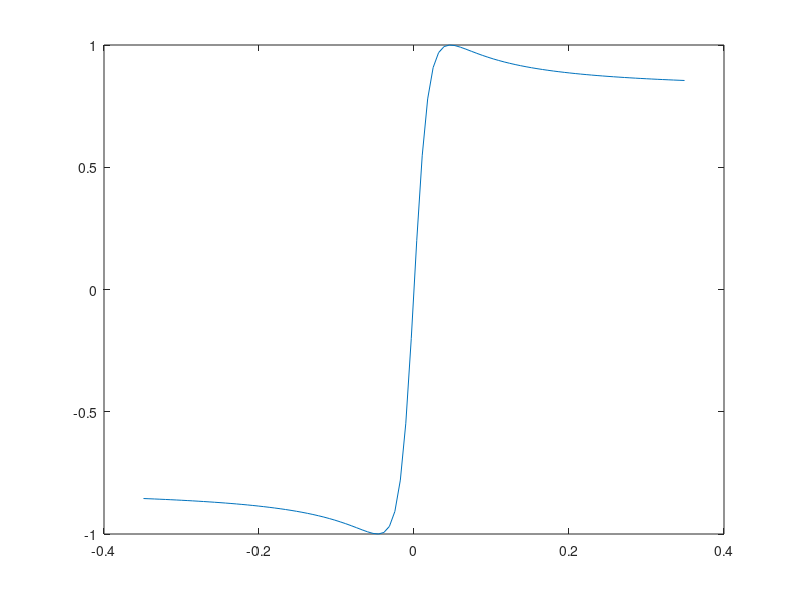

The MATLAB script that drew this image:
% B = 41;
% peak_41 = 0.044
% steepness_new = 6
% B = 41 * 0.044 * 6;
B = 41;
C = 1.4;
D = 1;
E = -0.2;
x = linspace(-1, 1, 100) * 20 / 180 * pi;
plot(x, D * sin(C * atan(B * x - E * (B * x - atan(B * x)))));
